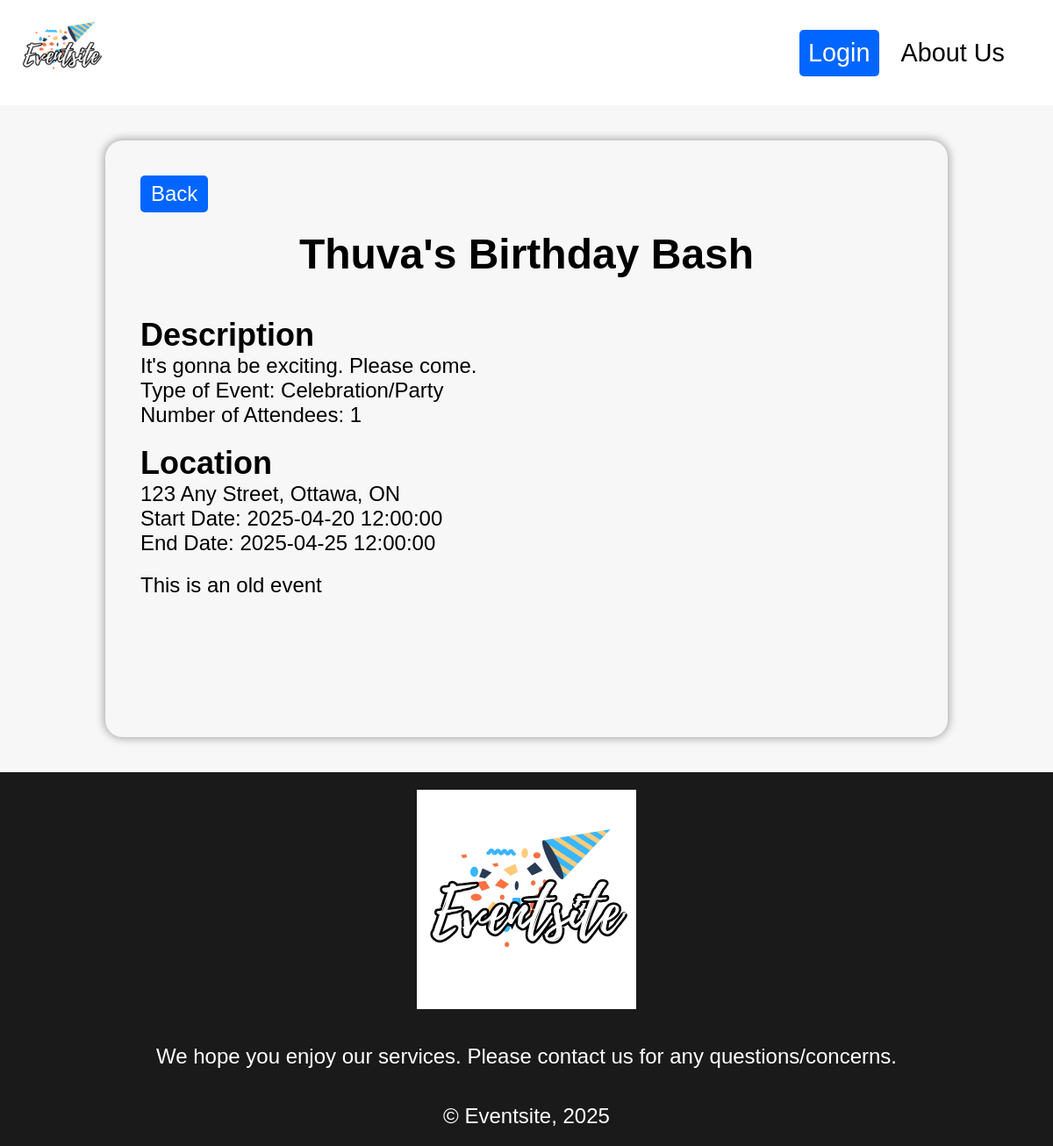
Page /public/server/displayevent.php?eventid=1 on the committed database.
### tables this page shows
CREATE TABLE IF NOT EXISTS `EVENT` (
    Event_Id INT AUTO_INCREMENT,
    Event_Name VARCHAR(100) NOT NULL,
    Event_Description TEXT NOT NULL,
    Event_Type_Id INT NOT NULL,
    Start_Date DATETIME NOT NULL,
    End_Date DATETIME NOT NULL,
    Visibility ENUM('Public','Private') NOT NULL,
    Address VARCHAR(255) NOT NULL,
    City VARCHAR(100) NOT NULL,
    Province VARCHAR(100) NOT NULL,
    Postal_Code VARCHAR(20) NOT NULL,
    CONSTRAINT EventPK PRIMARY KEY (`Event_ID`),
    CONSTRAINT Event_Event_IdFK FOREIGN KEY (`Event_Type_Id`) 
      REFERENCES `event_type`(`Event_Type_Id`) 
        ON UPDATE NO ACTION
        ON DELETE NO ACTION
);

CREATE TABLE IF NOT EXISTS `EVENT_TYPE` (
  Event_Type_Id INT AUTO_INCREMENT,
  Type VARCHAR(50) NOT NULL,
  CONSTRAINT Event_Type_IdPK PRIMARY KEY (`Event_Type_Id`)
);

### private/functions/connection.php (called while the page is built, shortened)
<?php
function confirm_not_empty($result_set) {
  if(mysqli_num_rows($result_set) > 0) {
    return true;
  }
  else {
    return false;
  }
}
?>

### public/server/displayevent.php (the view, shortened to what this page needs)
<?php
  require_once "../../private/functions/connection.php";
  $database = db_connect();
?>
<!DOCTYPE html>
<html lang="en">
<head>
  <link rel="stylesheet" href="../css/general.css" type="text/css">
</head>
<body>
  <?php
    if(isset($_SESSION["Email"])) {
      include "../../private/functions/loggedinheader.php";
    }
    else {
      include "../../private/functions/header.php";
    }
  ?>
  <main class="displayeventbox">
    <?php
      if(isset($_SESSION["Email"])) {
        echo '<a class="smallbutton" href="browse.php">Back to Home</a>';
      }
      else {
        echo '<button class="backbutton" onclick="history.back()">Back</button>';
      }
      $eventid = $_GET['eventid'];
      $sql = "SELECT * FROM EVENT JOIN USER_EVENT ON EVENT.Event_Id = USER_EVENT.Event_Id ";
      $sql .= "JOIN USER ON USER.Email_Address = USER_EVENT.Email_Address ";
      $sql .= "JOIN EVENT_TYPE ON EVENT.Event_Type_Id = EVENT_TYPE.Event_Type_Id ";
      $sql .= "WHERE EVENT.Event_Id = $eventid AND USER_EVENT.Relationship = 'Owner';";
      $result_set = mysqli_query($database, $sql);
      $countsql = "SELECT COUNT(*) AS Attending ";
      $countsql .= "FROM EVENT JOIN USER_EVENT ON EVENT.Event_Id = USER_EVENT.Event_Id ";
      $countsql .= "WHERE Relationship = 'Participant' AND ";
      $countsql .= 'EVENT.Event_Id = ' . $eventid . ';';
      $count_result_set = mysqli_query($database, $countsql);
      $attending = mysqli_num_rows($count_result_set);
      if (confirm_not_empty($result_set)) {
        $result = mysqli_fetch_assoc($result_set);
        echo '<h1>' . $result['Event_Name'] . '</h1>';
        echo '<section>';
        echo '<h2>Description</h2>';
        echo '<p>' . $result['Event_Description'] . '</p>';
        echo '<p>Type of Event: ' . $result['Type'] . '</p>';
        echo '<p>Number of Attendees: ' . $attending . '</p>';
        echo '</section>';
        echo '<section>';
        echo '<h2>Location</h2>';
        echo '<p>' . $result['Address'] . ', ' .$result['City'] . ', '
                  . $result['Province'] . '</p>';
        echo '<p>Start Date: ' . $result['Start_Date'] . '</p>';
        echo '<p>End Date: ' . $result['End_Date'] . '</p>';
        echo '</section>';
      }
      else {
        echo 'No event information found.';
      }
      $End_Date = strtotime($result['End_Date']);
      $Current_Time = $_SERVER['REQUEST_TIME'];
      if (!isset($_SESSION["Email"]) && $End_Date > $Current_Time) {
        echo '<a class="smallbutton" href="login.php?eventid='
              . $eventid . '">Log in to Register for this Event</a>';
      }
      elseif (!confirm_not_empty($relationship_result_set) && $End_Date > $Current_Time) {
        echo '<a class="smallbutton" href="validateregister.php?eventid='
              . $eventid . '">Register for this Event</a>';
      }
      elseif ($relationship_result['Relationship'] === "Participant" && $End_Date > $Current_Time) {
        echo '<a class="smallbutton" id="deletebutton" href="validateregister.php?eventid='
                . $eventid . '">Cancel Registration</a>';
      }
      else {
        echo "<p>This is an old event</p>";
      }
    ?>
  </main>
  <?php
    include "../../private/functions/footer.php";
  ?>
</body>

### private/functions/header.php
<?php
  echo
    "<header>",
      "<a href='index.php' class='logo'><img src='../images/logo.png' alt='logo for company'></a>",
      "<nav>",
        "<ul>",
          "<li>",
            "<a href='login.php' class='smallbutton'>Login</a>",
          "</li>",
          "<li>",
            "<a href='about.php'>About Us</a>",
          "</li>",
        "</ul>",
      "</nav>",
    "</header>";
?>

### private/functions/footer.php
<?php
  echo
    "<footer>",
      "<img src='../images/logo.png' alt='logo for company'>",
      "<p>We hope you enjoy our services. Please contact us for any questions/concerns.</p>",
      "<p>&copy; Eventsite, 2025</p>",
    "</footer>";
?>

### public/css/general.css (style rules this page uses)
* { margin:0; padding:0; }
body { position:relative; background-color: #f7f7f7; font-size:24px; font-family:'Gill Sans', 'Gill Sans MT', Calibri, 'Trebuchet MS', sans-serif; }
header { position:relative; box-sizing:border-box; height:15vh; padding:20px; background-color:white; display:flex; justify-content:space-between; align-content:center; align-items:center; }
main { position:relative; box-sizing:border-box; min-height:85vh; }
footer { position:relative; box-sizing:border-box; background-color:rgb(26, 26, 26); display:flex; flex-direction:column; justify-content:flex-start; align-items:center; padding:20px; gap: 40px; color:white; }
footer img { width:250px; height:250px; }
nav { display:flex; justify-content:right; padding:0px 30px; }
nav ul { display:flex; align-content:center; align-items:center; gap: 20px; }
nav li { display:inline-block; }
nav a { display:inline-block; font-size:larger; text-decoration-line:none; color:inherit; padding:5px; border-radius:5px; }
.logo img { width:100px; height:100px; }
.smallbutton { display:inline-block; background-color:rgb(0, 102, 255); color:white; padding:10px; border-radius:5px; text-decoration-line:none; width:fit-content; }
h1 { text-align:center; margin-bottom:0.5em; }
button { background-color:rgb(0, 102, 255); color:white; padding:0.3em 0.5em; border-radius:5px; border:none; font-size:1em; cursor:pointer; width:100%; }
.backbutton { width:fit-content; }
.displayeventbox, .displayaccountbox, .aboutusbox { margin:40px auto; box-sizing:border-box; width:80%; padding: 40px; border-radius:20px; box-shadow: 0px 0px 10px 2px rgb(173, 172, 172); display:flex; flex-direction:column; gap:20px; }

### rows in the picture
event: Event_Name "Thuva's Birthday Bash", Event_Description "It's gonna be exciting. Please come.", Event_Type_Id.Type "Celebration/Party", Address "123 Any Street", City "Ottawa", Province "ON", Start_Date "2025-04-20 12:00:00", End_Date "2025-04-25 12:00:00"

### other values in the picture
$attending "1"
